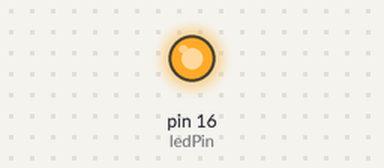
Bench run of a sketch on a simulated Arduino Uno, built with avr-gcc and run on an emulated ATmega328P. On the bench: output pins drawn as LEDs (lit = HIGH).

Above: at 0.1 s.
At 5.1 s:
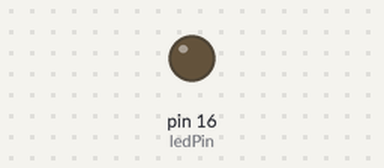
Timing chart, 0 to 6.6 s (numbered marks = the images above):
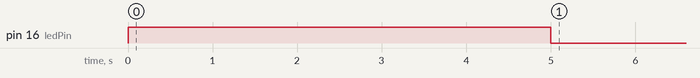

Measured:
- by itself, pin 16 (ledPin): LOW → HIGH at 0.00 s, → LOW 5.0 s later

The sketch:

newimage.ino
```cpp
int ledPin = 16;
// the setup function runs once when you press reset or power the board


void setup()
{

  // initialize digital pin LED_BUILTIN as an output.
  pinMode(ledPin, OUTPUT);

}
void loop()
{

  digitalWrite(ledPin, HIGH);   // turn the LED on (HIGH is the voltage level)
  delay(5000);                       // wait for a second
  digitalWrite(ledPin, LOW);    // turn the LED off by making the voltage LOW
  delay(500000000000);                       // wait for a second

}
```
